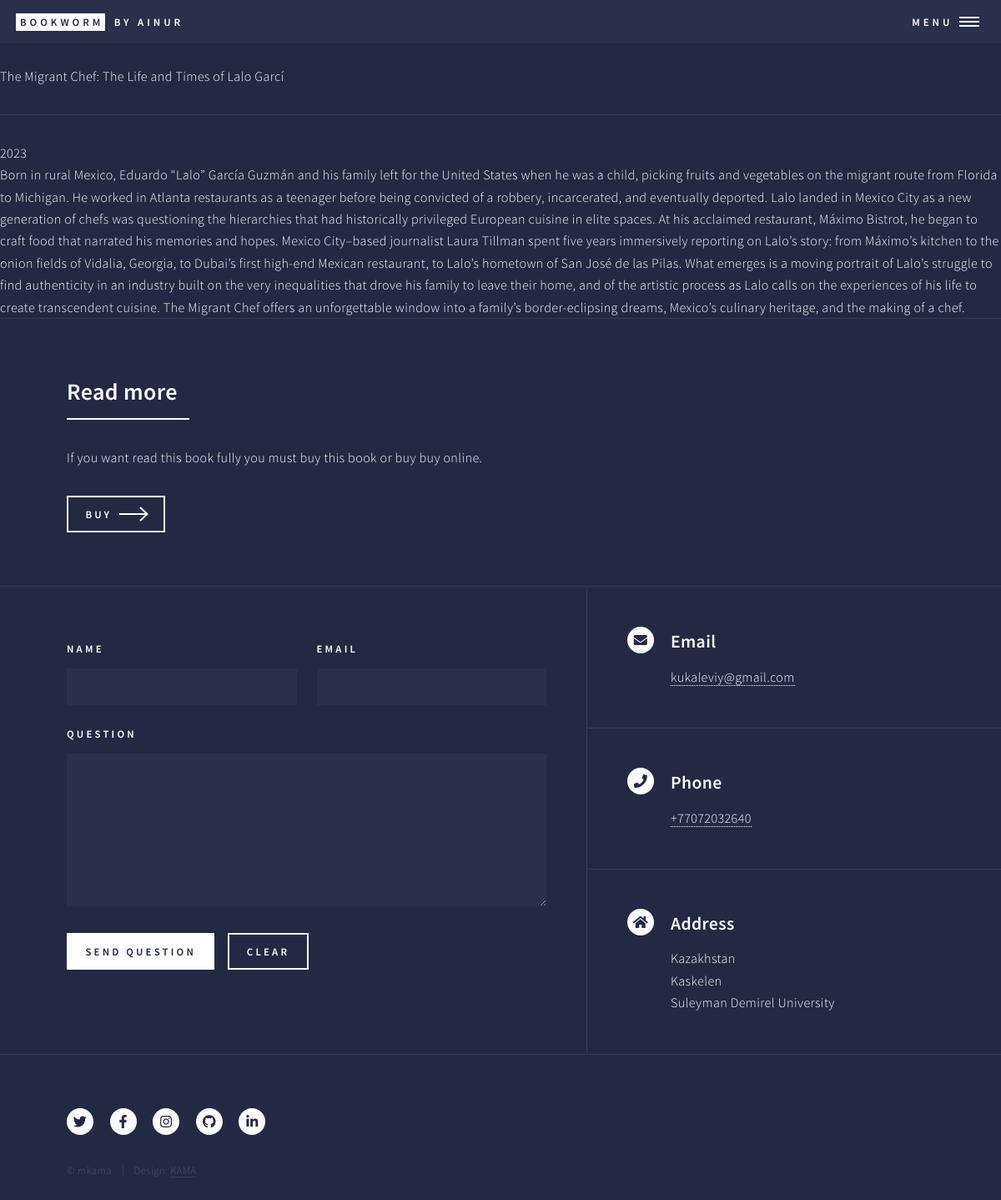
Screenshot of /post/12/ with the database file from the repository.
### market/models.py (models this page shows, shortened)
class Seeds(models.Model):
    genre = models.ForeignKey(Genre,on_delete=models.CASCADE)
    s_name = models.CharField(max_length=50)
    specifications = models.CharField(max_length=5000)
    year  = models.IntegerField()
    image = models.ImageField(upload_to='seeds/')
    price = models.IntegerField()
    part_book = models.TextField(blank=True)

### market/views.py (the view)
# urls.py: path('post/<int:post_id>/',views.show_post,name='post'),
def show_post(request,post_id):
    post = get_object_or_404(Seeds,pk = post_id)
    context = {
        'post': post,
        'name': post.specifications,
        'genre_selected':post.genre_id,
    }
    return render(request,'./post.html' , context=context)

### market/template/post.html (shortened to what this page needs)
{% load static %}
<!DOCTYPE HTML>
<html>
	<head>
		<link rel="stylesheet" href="{%static 'css/main.css'%}" />
	</head>
	<body class="is-preload">
			<div id="wrapper">
					<header id="header">
						<a href="{% url 'index' %}"class="logo"><strong>Bookworm</strong> <span>by Ainur</span></a>
						<nav>
							<a href="#menu">Menu</a>
						</nav>
					</header>
					<div id="main" class="alt">
							<section id="one">
								  <br>
                                {{post.s_name}} <br>
								<hr>
                                {{post.year}} <br>
                                {{post.part_book}}
							</section>
							<section id="three">
								<div class="inner">
									<header class="major">
										<h2>Read more</h2>
									</header>
									<p>If you want read this book fully you must buy this book or buy buy online.</p>
									<ul class="actions">
										<li><a href="{% url 'prost' %}" class="button next">Buy</a></li>
									</ul>
								</div>
							</section>
					</div>
					<section id="contact">
						<div class="inner">
							<section>
								<form method="post" action="">
									<div class="fields">
										<div class="field half">
											<label for="name">Name</label>
											<input type="text" name="name" id="name" />
										</div>
										<div class="field half">
											<label for="email">Email</label>
											<input type="text" name="email" id="email" />
										</div>
										<div class="field">
											<label for="message">Question</label>
											<textarea name="message" id="message" rows="6"></textarea>
										</div>
									</div>
									<ul class="actions">
										<li><input type="submit" value="Send Question" class="primary" /></li>
										<li><input type="reset" value="Clear" /></li>
									</ul>
								</form>
							</section>
							<section class="split">
								<section>
									<div class="contact-method">
										<span class="icon solid alt fa-envelope"></span>
										<h3>Email</h3>
										<a href="#">kukaleviy@gmail.com</a>
									</div>
								</section>
								<section>
									<div class="contact-method">
										<span class="icon solid alt fa-phone"></span>
										<h3>Phone</h3>
										<span><a href="tel:+77072032640">+77072032640</a></span>
									</div>
								</section>
								<section>
									<div class="contact-method">
										<span class="icon solid alt fa-home"></span>
										<h3>Address</h3>
										<span>Kazakhstan<br />
										Kaskelen<br />
										Suleyman Demirel University</span>
									</div>
								</section>
							</section>
						</div>
					</section>
					<footer id="footer">
						<div class="inner">
							<ul class="icons">
								<li><a href="#" class="icon brands alt fa-twitter"><span class="label">Twitter</span></a></li>
								<li><a href="#" class="icon brands alt fa-facebook-f"><span class="label">Facebook</span></a></li>
								<li><a href="#" class="icon brands alt fa-instagram"><span class="label">Instagram</span></a></li>
								<li><a href="#" class="icon brands alt fa-github"><span class="label">GitHub</span></a></li>
								<li><a href="#" class="icon brands alt fa-linkedin-in"><span class="label">LinkedIn</span></a></li>
							</ul>
							<ul class="copyright">
								<li>&copy; mkama</li><li>Design: <a href="/">KAMA</a></li>
							</ul>
						</div>
					</footer>
			</div>
	</body>
</html>

### rows the page displays
Seeds: s_name "The Migrant Chef: The Life and Times of Lalo Garcí", year "2023", part_book "Born in rural Mexico, Eduardo “Lalo” García Guzmán and his family left for the United States when he was a child, picking fruits and vegetables on the migrant route from Florida to Michigan. He worked in Atlanta restaurants as a teenager before being convicted of a robbery, incarcerated, and eventually deported. Lalo landed in Mexico City as a new generation of chefs was questioning the hierarchies that had historically privileged European cuisine in elite spaces. At his acclaimed restaurant, Máximo Bistrot, he began to craft food that narrated his memories and hopes. Mexico City–based journalist Laura Tillman spent five years immersively reporting on Lalo’s story: from Máximo’s kitchen to…"
